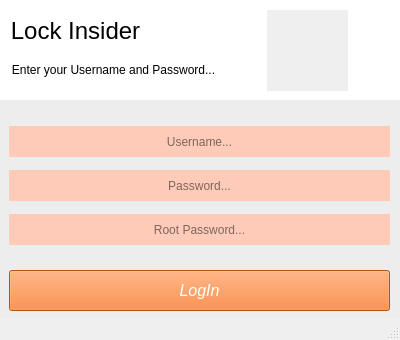
<?xml version="1.0" encoding="UTF-8"?>
<ui version="4.0">
 <class>project</class>
 <widget class="QMainWindow" name="project">
  <property name="geometry">
   <rect>
    <x>0</x>
    <y>0</y>
    <width>400</width>
    <height>340</height>
   </rect>
  </property>
  <property name="font">
   <font>
    <pointsize>9</pointsize>
   </font>
  </property>
  <property name="windowTitle">
   <string>Login</string>
  </property>
  <widget class="QWidget" name="centralWidget">
   <widget class="QPushButton" name="pushButton">
    <property name="geometry">
     <rect>
      <x>9</x>
      <y>270</y>
      <width>381</width>
      <height>41</height>
     </rect>
    </property>
    <property name="font">
     <font>
      <pointsize>12</pointsize>
      <weight>50</weight>
      <italic>true</italic>
      <bold>false</bold>
      <underline>false</underline>
      <strikeout>false</strikeout>
      <stylestrategy>PreferDefault</stylestrategy>
     </font>
    </property>
    <property name="mouseTracking">
     <bool>false</bool>
    </property>
    <property name="focusPolicy">
     <enum>Qt::StrongFocus</enum>
    </property>
    <property name="contextMenuPolicy">
     <enum>Qt::DefaultContextMenu</enum>
    </property>
    <property name="acceptDrops">
     <bool>false</bool>
    </property>
    <property name="toolTipDuration">
     <number>-1</number>
    </property>
    <property name="accessibleDescription">
     <string/>
    </property>
    <property name="autoFillBackground">
     <bool>false</bool>
    </property>
    <property name="styleSheet">
     <string notr="true">color:rgb(255, 255, 255);
background-color: rgb(255, 113, 19);</string>
    </property>
    <property name="text">
     <string>LogIn</string>
    </property>
    <property name="shortcut">
     <string/>
    </property>
    <property name="checkable">
     <bool>false</bool>
    </property>
    <property name="checked">
     <bool>false</bool>
    </property>
    <property name="autoRepeat">
     <bool>false</bool>
    </property>
    <property name="autoExclusive">
     <bool>false</bool>
    </property>
    <property name="autoDefault">
     <bool>true</bool>
    </property>
    <property name="default">
     <bool>false</bool>
    </property>
    <property name="flat">
     <bool>false</bool>
    </property>
   </widget>
   <widget class="QLineEdit" name="lineEdit_2">
    <property name="geometry">
     <rect>
      <x>9</x>
      <y>170</y>
      <width>381</width>
      <height>31</height>
     </rect>
    </property>
    <property name="toolTipDuration">
     <number>-1</number>
    </property>
    <property name="styleSheet">
     <string notr="true">background-color: rgb(255, 203, 185);</string>
    </property>
    <property name="text">
     <string/>
    </property>
    <property name="frame">
     <bool>false</bool>
    </property>
    <property name="echoMode">
     <enum>QLineEdit::Password</enum>
    </property>
    <property name="cursorPosition">
     <number>0</number>
    </property>
    <property name="alignment">
     <set>Qt::AlignCenter</set>
    </property>
    <property name="placeholderText">
     <string>Password...</string>
    </property>
    <property name="clearButtonEnabled">
     <bool>false</bool>
    </property>
    <property name="2" stdset="0">
     <string/>
    </property>
   </widget>
   <widget class="QLineEdit" name="lineEdit_3">
    <property name="geometry">
     <rect>
      <x>9</x>
      <y>214</y>
      <width>381</width>
      <height>31</height>
     </rect>
    </property>
    <property name="toolTipDuration">
     <number>-1</number>
    </property>
    <property name="layoutDirection">
     <enum>Qt::RightToLeft</enum>
    </property>
    <property name="autoFillBackground">
     <bool>false</bool>
    </property>
    <property name="styleSheet">
     <string notr="true">background-color: rgb(255, 203, 185);</string>
    </property>
    <property name="inputMask">
     <string/>
    </property>
    <property name="frame">
     <bool>false</bool>
    </property>
    <property name="echoMode">
     <enum>QLineEdit::Password</enum>
    </property>
    <property name="cursorPosition">
     <number>0</number>
    </property>
    <property name="alignment">
     <set>Qt::AlignCenter</set>
    </property>
    <property name="placeholderText">
     <string>Root Password...</string>
    </property>
   </widget>
   <widget class="QLineEdit" name="lineEdit">
    <property name="geometry">
     <rect>
      <x>9</x>
      <y>126</y>
      <width>381</width>
      <height>31</height>
     </rect>
    </property>
    <property name="accessibleDescription">
     <string/>
    </property>
    <property name="styleSheet">
     <string notr="true">background-color: rgb(255, 203, 185);</string>
    </property>
    <property name="inputMask">
     <string/>
    </property>
    <property name="text">
     <string/>
    </property>
    <property name="frame">
     <bool>false</bool>
    </property>
    <property name="echoMode">
     <enum>QLineEdit::Normal</enum>
    </property>
    <property name="alignment">
     <set>Qt::AlignCenter</set>
    </property>
    <property name="placeholderText">
     <string>Username...</string>
    </property>
    <property name="clearButtonEnabled">
     <bool>false</bool>
    </property>
    <property name="1" stdset="0">
     <string/>
    </property>
   </widget>
   <widget class="QGraphicsView" name="graphicsView">
    <property name="geometry">
     <rect>
      <x>0</x>
      <y>100</y>
      <width>401</width>
      <height>251</height>
     </rect>
    </property>
    <property name="contextMenuPolicy">
     <enum>Qt::DefaultContextMenu</enum>
    </property>
    <property name="autoFillBackground">
     <bool>false</bool>
    </property>
    <property name="styleSheet">
     <string notr="true">background-color: rgb(237, 237, 237);</string>
    </property>
    <property name="locale">
     <locale language="Korean" country="SouthKorea"/>
    </property>
    <property name="frameShape">
     <enum>QFrame::NoFrame</enum>
    </property>
    <property name="lineWidth">
     <number>1</number>
    </property>
    <property name="horizontalScrollBarPolicy">
     <enum>Qt::ScrollBarAsNeeded</enum>
    </property>
    <property name="interactive">
     <bool>true</bool>
    </property>
    <property name="resizeAnchor">
     <enum>QGraphicsView::NoAnchor</enum>
    </property>
   </widget>
   <widget class="QGraphicsView" name="graphicsView_2">
    <property name="geometry">
     <rect>
      <x>0</x>
      <y>0</y>
      <width>401</width>
      <height>111</height>
     </rect>
    </property>
    <property name="autoFillBackground">
     <bool>false</bool>
    </property>
    <property name="frameShape">
     <enum>QFrame::NoFrame</enum>
    </property>
   </widget>
   <widget class="QLabel" name="label">
    <property name="geometry">
     <rect>
      <x>10</x>
      <y>10</y>
      <width>131</width>
      <height>41</height>
     </rect>
    </property>
    <property name="font">
     <font>
      <pointsize>18</pointsize>
     </font>
    </property>
    <property name="text">
     <string>Lock Insider</string>
    </property>
    <property name="scaledContents">
     <bool>false</bool>
    </property>
    <property name="alignment">
     <set>Qt::AlignCenter</set>
    </property>
   </widget>
   <widget class="QLabel" name="label_2">
    <property name="geometry">
     <rect>
      <x>3</x>
      <y>60</y>
      <width>221</width>
      <height>20</height>
     </rect>
    </property>
    <property name="text">
     <string>Enter your Username and Password...</string>
    </property>
    <property name="alignment">
     <set>Qt::AlignCenter</set>
    </property>
   </widget>
   <widget class="QLabel" name="label_pic">
    <property name="geometry">
     <rect>
      <x>267</x>
      <y>10</y>
      <width>81</width>
      <height>81</height>
     </rect>
    </property>
    <property name="sizePolicy">
     <sizepolicy hsizetype="Preferred" vsizetype="Preferred">
      <horstretch>0</horstretch>
      <verstretch>0</verstretch>
     </sizepolicy>
    </property>
    <property name="font">
     <font>
      <pointsize>2</pointsize>
     </font>
    </property>
    <property name="acceptDrops">
     <bool>false</bool>
    </property>
    <property name="layoutDirection">
     <enum>Qt::LeftToRight</enum>
    </property>
    <property name="autoFillBackground">
     <bool>true</bool>
    </property>
    <property name="frameShadow">
     <enum>QFrame::Plain</enum>
    </property>
    <property name="text">
     <string/>
    </property>
    <property name="scaledContents">
     <bool>true</bool>
    </property>
    <property name="alignment">
     <set>Qt::AlignCenter</set>
    </property>
   </widget>
   <zorder>graphicsView_2</zorder>
   <zorder>graphicsView</zorder>
   <zorder>lineEdit</zorder>
   <zorder>lineEdit_2</zorder>
   <zorder>lineEdit_3</zorder>
   <zorder>pushButton</zorder>
   <zorder>label</zorder>
   <zorder>label_2</zorder>
   <zorder>label_pic</zorder>
  </widget>
  <widget class="QStatusBar" name="statusBar"/>
 </widget>
 <layoutdefault spacing="6" margin="11"/>
 <tabstops>
  <tabstop>graphicsView</tabstop>
  <tabstop>lineEdit</tabstop>
  <tabstop>lineEdit_2</tabstop>
  <tabstop>lineEdit_3</tabstop>
  <tabstop>pushButton</tabstop>
 </tabstops>
 <resources/>
 <connections/>
</ui>
